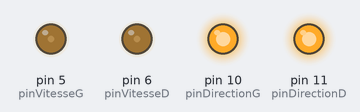
Bench run of a sketch on a simulated Arduino Uno, built with avr-gcc and run on an emulated ATmega328P. Shown: output pins drawn as LEDs (lit = HIGH).

Above: at 2.05 s.
At 6.0 s:
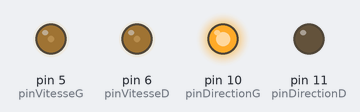
Timing chart, 0 to 6.7 s (numbered marks = the images above):
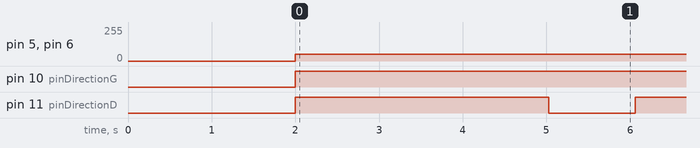

Measured:
- by itself, pin 5 (pinVitesseG), pin 6 (pinVitesseD): 0/255 → 50/255 at 2.0 s
- by itself, pin 10 (pinDirectionG): LOW → HIGH at 2.0 s
- by itself, pin 11 (pinDirectionD): alternates HIGH for 3.0 s and LOW for 1.0 s

The sketch:

testMoteurDaguRouge.ino
```cpp
/*****************************
 DAGU MOTEUR *****************
 *****************************/
const byte pinVitesseG =  5;      // déclaration broche moteur
const byte pinVitesseD =  6;
const byte pinDirectionG =  10;
const byte pinDirectionD =  11;


//********************DEPLACEMENTS*************************************************************

void avance(byte vitesse){
  digitalWrite(pinDirectionG, HIGH);
  digitalWrite(pinDirectionD, HIGH);
  analogWrite(pinVitesseG, vitesse);
  analogWrite(pinVitesseD, vitesse);
  delay(30);
}

void recule(byte vitesse){
  digitalWrite(pinDirectionG, LOW);
  digitalWrite(pinDirectionD, LOW);
  analogWrite(pinVitesseG, vitesse);
  analogWrite(pinVitesseD, vitesse);
  delay(30);
}

void droite (byte vitesse){
  digitalWrite(pinDirectionG, HIGH);
  digitalWrite(pinDirectionD, LOW);
  analogWrite(pinVitesseG, vitesse);
  analogWrite(pinVitesseD, vitesse);
  delay(30);
}
//********************INIT*************************************************************

void setup() {
  Serial.begin(115200);						//INIT MONITEUR SERIE
  pinMode(pinVitesseG, OUTPUT);				//INIT BROCHE MOTEUR
  pinMode(pinVitesseD, OUTPUT);
  pinMode(pinDirectionG, OUTPUT);
  pinMode(pinDirectionD, OUTPUT);
  delay(2000);
}


//********************PROGRAMME PRINCIPAL*************************************************************
void loop() {
  avance(50);
  delay(3000);
    droite (50);
  delay(1000);

}
```
